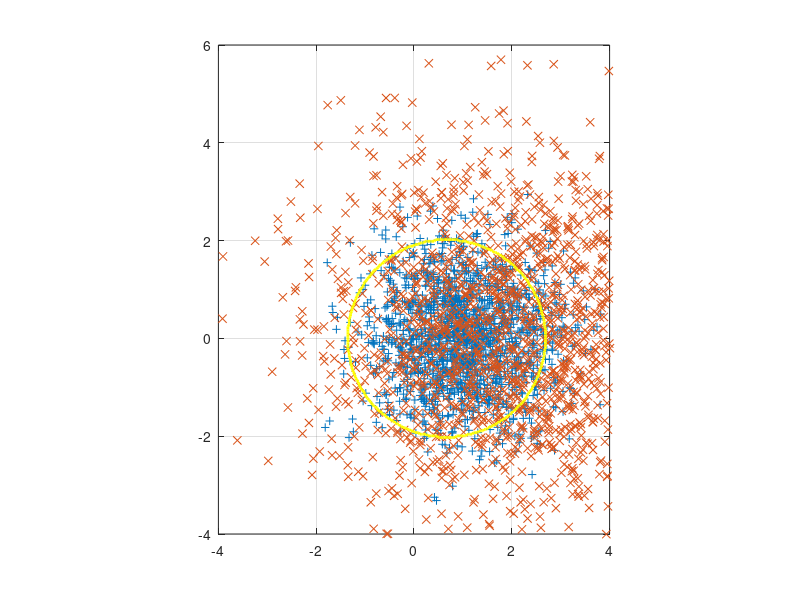

MATLAB code for this plot: (Note: this script raises an error after producing the figure.)
clear	
		
C1 = mvnrnd([1 0] ,[1 0; 0 1] , 3300/ 2) ;	
C2 = mvnrnd([2 0] ,[4 0; 0 4] , 3300/ 2) ;	
		
inputs = [ C1 ; C2 ]';	
		
targets = [ones(size( C1 ,1) ,1) ,zeros(size( C1 ,1) ,1);zeros(size( C2 ,1) ,1) ,ones(size( C2 ,1),1)]';
trainFcn = 'trainscg';
figure(1)
plot( C1(: ,1) , C1(: ,2) ,'+')
hold on
plot( C2(: ,1) , C2(: ,2) ,'x')
axis equal
grid on

x1 =linspace(-4 , 6 , 300) ;
y1 =linspace(-4 , 4 , 300) ;


opt = zeros(length( x1 ),length( y1 ));
for iterate = 1:length( y1 )
    for j = 1:length( x1 )
        val1 = -1/2*log(det([1 0; 0 1]) ) - 1/2* transpose ([ y1( iterate ); x1( j) ] -[1;0]) * inv([1 0; 0 1]) *([ y1( iterate ); x1( j) ] -[1;0]) ;
        val2 = -1/2*log(det([4 0; 0 4]) ) - 1/2* transpose ([ y1( iterate ); x1( j) ] -[2;0]) * inv([4 0; 0 4]) *([ y1( iterate ); x1( j) ] -[2;0]) ;
        if val1 > val2
            opt( j, iterate ) = 1;
        end
    end
end

figure(1)
hold  on
contour( y1 , x1 , opt ,[0 ,1] ,'y','linewidth', 2)

y1 =linspace(-3 , 3 ,100) ;
x1 =linspace( -2.5 , 4 , 100) ;
z =zeros(length( x1 ),length( y1 ));

net = patternnet(8 ,"trainscg");
net.trainParam.epochs = 8;
nets = {};
net.divideParam.trainRatio = 300 / 3300 ;
net.divideParam.valRatio = 0;
net.divideParam.testRatio = 3000 / 3300 ;
net.trainParam.showWindow = false ;
for j = 1:8
net = init( net );
[ net , a] = train( net , inputs , targets );
nets{j} = net ;
end

for iterate = 1:length( y1 )
    for j = 1:length( x1 )
        outp = 0;
        for k = 1:5
            net = nets{ k};
            outps = net([ y1( iterate ); x1( j)]);
            outp = outp +round( outps(1 ,:) );
        end
        z( j, iterate ) =sign( outp /5 - 0.5) /2 + 0.5;
    end
end

figure(1)
hold on
contour( y1 , x1 , z ,[0 ,1] ,'c','linewidth', 1.5)
legend("C1","C2","BayesDecisionBoundary","NeuralNet")
axis([ -7 ,14 , -8 ,6])